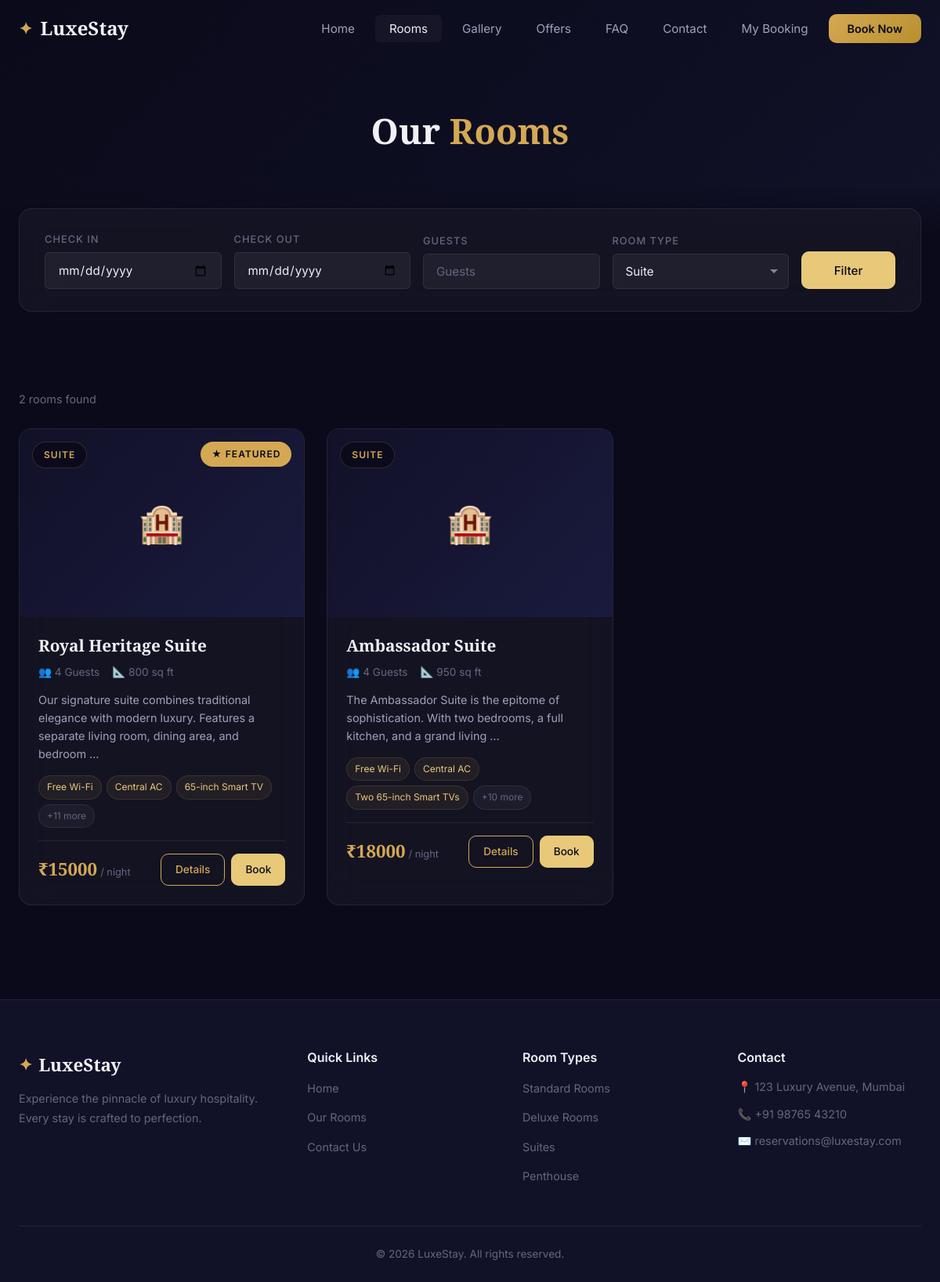
Page /rooms/?room_type=suite on the committed database.
### booking/models.py (models this page shows, shortened)
class Room(models.Model):
    ROOM_TYPES = [
        ('standard', 'Standard Room'),
        ('deluxe', 'Deluxe Room'),
        ('suite', 'Suite'),
        ('penthouse', 'Penthouse'),
    ]
    name = models.CharField(max_length=100)
    room_type = models.CharField(max_length=20, choices=ROOM_TYPES, default='standard')
    price_per_night = models.DecimalField(max_digits=10, decimal_places=2)
    capacity = models.IntegerField(default=2)
    size_sqft = models.IntegerField(default=300)
    description = models.TextField()
    amenities = models.TextField(help_text="Comma-separated list of amenities")
    image = models.ImageField(upload_to='rooms/', blank=True, null=True)
    is_available = models.BooleanField(default=True)
    is_featured = models.BooleanField(default=False)
    created_at = models.DateTimeField(auto_now_add=True)
    class Meta:
        ordering = ['price_per_night']
    def get_amenities_list(self):
        return [a.strip() for a in self.amenities.split(',') if a.strip()]

### booking/views.py (the view, shortened to what this page needs)
# urls.py: path('rooms/', views.room_list, name='room_list'),
def room_list(request):
    rooms = Room.objects.filter(is_available=True)
    search_form = SearchForm(request.GET or None)
    check_in = None
    check_out = None
    if search_form.is_valid():
        check_in = search_form.cleaned_data.get('check_in')
        check_out = search_form.cleaned_data.get('check_out')
        guests = search_form.cleaned_data.get('guests')
        room_type = search_form.cleaned_data.get('room_type')
        if guests:
            rooms = rooms.filter(capacity__gte=guests)
        if room_type:
            rooms = rooms.filter(room_type=room_type)
    for room in rooms:
        avg = room.reviews.aggregate(Avg('rating'))['rating__avg']
        room.avg_rating = round(avg, 1) if avg else None
        room.review_count = room.reviews.count()
    context = {
        'rooms': rooms,
        'search_form': search_form,
        'check_in': check_in,
        'check_out': check_out,
    }
    return render(request, 'rooms.html', context)

### booking/forms.py
class SearchForm(forms.Form):
    check_in = forms.DateField(
        required=False,
        widget=forms.DateInput(attrs={
            'type': 'date',
            'class': 'form-input',
            'id': 'search-checkin',
        })
    )
    check_out = forms.DateField(
        required=False,
        widget=forms.DateInput(attrs={
            'type': 'date',
            'class': 'form-input',
            'id': 'search-checkout',
        })
    )
    guests = forms.IntegerField(
        required=False,
        min_value=1,
        max_value=10,
        widget=forms.NumberInput(attrs={
            'class': 'form-input',
            'placeholder': 'Guests',
            'id': 'search-guests',
        })
    )
    room_type = forms.ChoiceField(
        required=False,
        choices=[('', 'All Types'), ('standard', 'Standard'), ('deluxe', 'Deluxe'), ('suite', 'Suite'), ('penthouse', 'Penthouse')],
        widget=forms.Select(attrs={
            'class': 'form-input',
            'id': 'search-room-type',
        })
    )

### templates/rooms.html (shortened to what this page needs)
{% extends 'base.html' %}
{% load static %}
{% load booking_tags %}
{% block content %}
<section class="page-header">
    <div class="container">
        <h1 class="page-title animate-fade-up">Our <span class="text-gold">Rooms</span></h1>
    </div>
</section>
<section class="filter-section" id="filter-section">
    <div class="container">
        <form class="search-bar glass-card" action="{% url 'room_list' %}" method="get" id="filter-form">
            <div class="search-field">
                <label for="search-checkin">Check In</label>
                {{ search_form.check_in }}
            </div>
            <div class="search-field">
                <label for="search-checkout">Check Out</label>
                {{ search_form.check_out }}
            </div>
            <div class="search-field">
                <label for="search-guests">Guests</label>
                {{ search_form.guests }}
            </div>
            <div class="search-field">
                <label for="search-room-type">Room Type</label>
                {{ search_form.room_type }}
            </div>
            <button type="submit" class="btn btn-primary search-btn" id="filter-submit">Filter</button>
        </form>
    </div>
</section>
<section class="rooms-section section" id="rooms-listing">
    <div class="container">
        {% if rooms %}
        <p class="results-count">{{ rooms|length }} room{{ rooms|length|pluralize }} found</p>
        <div class="rooms-grid">
            {% for room in rooms %}
            <div class="room-card glass-card animate-on-scroll" id="room-card-{{ room.id }}">
                <div class="room-card-image">
                    {% if room.image %}
                    <img src="{{ room.image.url }}" alt="{{ room.name }}" loading="lazy">
                    {% else %}
                    <div class="room-placeholder">
                        <span>🏨</span>
                    </div>
                    {% endif %}
                    <span class="room-badge">{{ room.get_room_type_display }}</span>
                    {% if room.is_featured %}<span class="room-badge room-badge-featured">★ Featured</span>{% endif %}
                </div>
                <div class="room-card-body">
                    <h3 class="room-card-title">{{ room.name }}</h3>
                    <div class="room-card-meta">
                        <span>👥 {{ room.capacity }} Guests</span>
                        <span>📐 {{ room.size_sqft }} sq ft</span>
                    </div>
                    <p class="room-card-desc">{{ room.description|truncatewords:18 }}</p>
                    <div class="room-amenities-preview">
                        {% for amenity in room.get_amenities_list|slice:":3" %}
                        <span class="amenity-tag">{{ amenity }}</span>
                        {% endfor %}
                        {% if room.get_amenities_list|length > 3 %}
                        <span class="amenity-tag amenity-more">+{{ room.get_amenities_list|length|add:"-3" }} more</span>
                        {% endif %}
                    </div>
                    <div class="room-card-footer">
                        <div class="room-price">
                            <span class="price-amount">₹{{ room.price_per_night|floatformat:0 }}</span>
                            <span class="price-unit">/ night</span>
                        </div>
                        <div class="room-card-actions">
                            <a href="{% url 'room_detail' room.id %}" class="btn btn-sm btn-outline">Details</a>
                            <a href="{% url 'book_room' room.id %}{% if check_in and check_out %}?check_in={{ check_in|date:'Y-m-d' }}&check_out={{ check_out|date:'Y-m-d' }}{% endif %}" class="btn btn-sm btn-primary">Book</a>
                        </div>
                    </div>
                </div>
            </div>
            {% endfor %}
        </div>
        {% else %}
        <div class="empty-state glass-card">
            <div class="empty-icon">🔍</div>
            <h3>No rooms found</h3>
            <p>Try adjusting your search criteria or <a href="{% url 'room_list' %}">view all rooms</a>.</p>
        </div>
        {% endif %}
    </div>
</section>
{% endblock %}

### rows in the picture
Room: room_type "SUITE", is_featured "★ FEATURED", name "Royal Heritage Suite", capacity "4", size_sqft "800", description "Our signature suite combines traditional elegance with modern luxury. Features a separate living room, dining area, and bedroom …", get_amenities_list "Free Wi-Fi" "Central AC" "65-inch Smart TV", get_amenities_list|length "11", price_per_night "15000"
Room: room_type "SUITE", name "Ambassador Suite", capacity "4", size_sqft "950", description "The Ambassador Suite is the epitome of sophistication. With two bedrooms, a full kitchen, and a grand living …", get_amenities_list "Free Wi-Fi" "Central AC" "Two 65-inch Smart TVs", get_amenities_list|length "10", price_per_night "18000"

### other values in the picture
{{ rooms|length }} "2"
